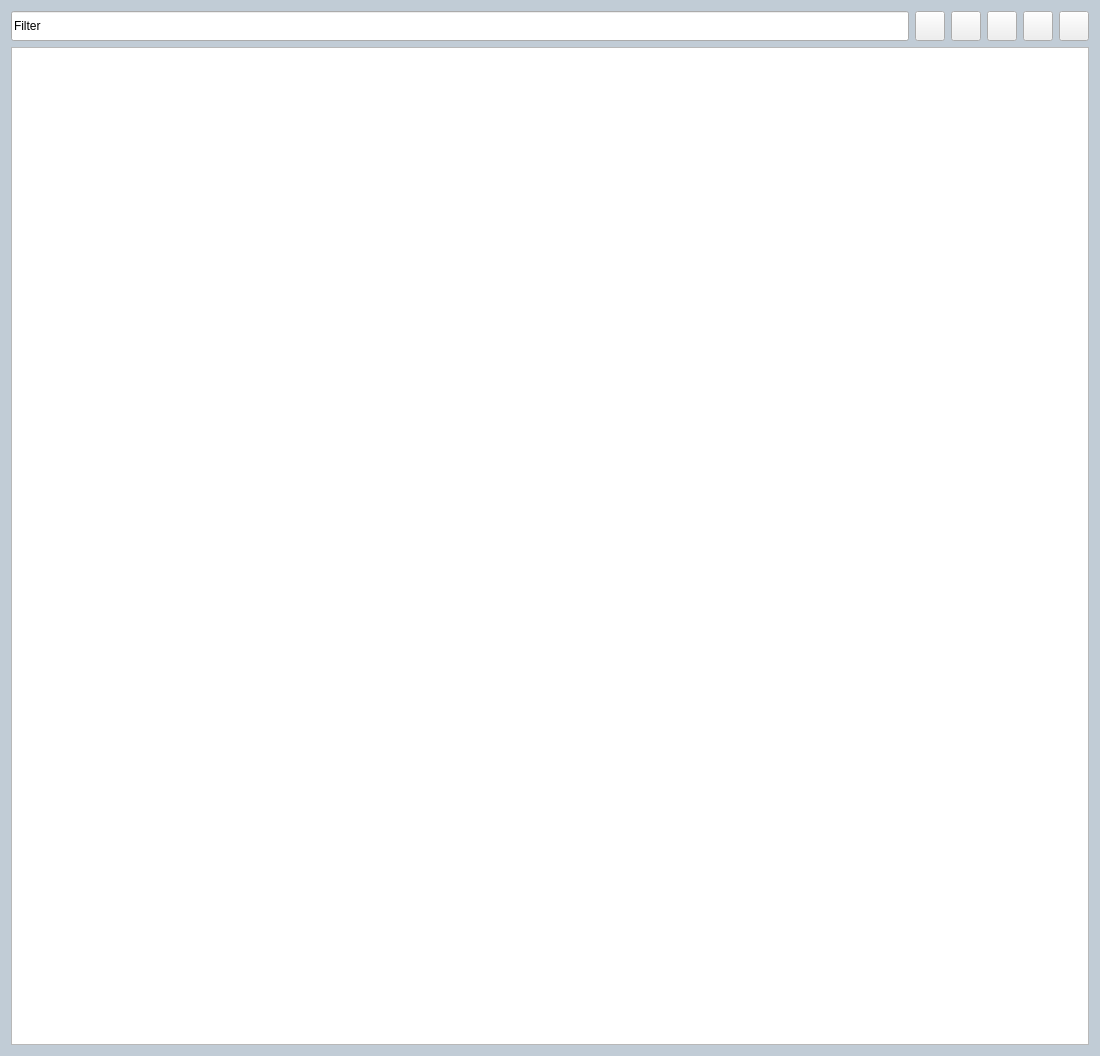
<?xml version="1.0" encoding="UTF-8"?>
<ui version="4.0">
 <class>SettingPageModel</class>
 <widget class="QWidget" name="SettingPageModel">
  <property name="geometry">
   <rect>
    <x>0</x>
    <y>0</y>
    <width>1100</width>
    <height>1056</height>
   </rect>
  </property>
  <property name="minimumSize">
   <size>
    <width>0</width>
    <height>0</height>
   </size>
  </property>
  <property name="windowTitle">
   <string>Form</string>
  </property>
  <property name="styleSheet">
   <string notr="true">QWidget#SettingPageModel{background-color:#C1CCD6;}</string>
  </property>
  <layout class="QVBoxLayout" name="verticalLayout">
   <item>
    <layout class="QHBoxLayout" name="horizontalLayout">
     <item>
      <widget class="QLineEdit" name="editFilter">
       <property name="minimumSize">
        <size>
         <width>0</width>
         <height>30</height>
        </size>
       </property>
       <property name="maximumSize">
        <size>
         <width>16777215</width>
         <height>30</height>
        </size>
       </property>
       <property name="inputMask">
        <string>Filter</string>
       </property>
      </widget>
     </item>
     <item>
      <widget class="QPushButton" name="btnAdd">
       <property name="minimumSize">
        <size>
         <width>30</width>
         <height>30</height>
        </size>
       </property>
       <property name="maximumSize">
        <size>
         <width>30</width>
         <height>30</height>
        </size>
       </property>
       <property name="text">
        <string/>
       </property>
       <property name="icon">
        <iconset resource="../../res.qrc">
         <normaloff>:/icons/add</normaloff>:/icons/add</iconset>
       </property>
       <property name="iconSize">
        <size>
         <width>20</width>
         <height>20</height>
        </size>
       </property>
      </widget>
     </item>
     <item>
      <widget class="QPushButton" name="btnDel">
       <property name="minimumSize">
        <size>
         <width>30</width>
         <height>30</height>
        </size>
       </property>
       <property name="maximumSize">
        <size>
         <width>30</width>
         <height>30</height>
        </size>
       </property>
       <property name="text">
        <string/>
       </property>
       <property name="icon">
        <iconset>
         <normalon>:/icons/del</normalon>
        </iconset>
       </property>
       <property name="iconSize">
        <size>
         <width>20</width>
         <height>20</height>
        </size>
       </property>
      </widget>
     </item>
     <item>
      <widget class="QPushButton" name="btnSetting">
       <property name="minimumSize">
        <size>
         <width>30</width>
         <height>30</height>
        </size>
       </property>
       <property name="maximumSize">
        <size>
         <width>30</width>
         <height>30</height>
        </size>
       </property>
       <property name="text">
        <string/>
       </property>
       <property name="icon">
        <iconset>
         <normalon>:/icons/settings</normalon>
        </iconset>
       </property>
       <property name="iconSize">
        <size>
         <width>20</width>
         <height>20</height>
        </size>
       </property>
      </widget>
     </item>
     <item>
      <widget class="QPushButton" name="btnSave">
       <property name="minimumSize">
        <size>
         <width>30</width>
         <height>30</height>
        </size>
       </property>
       <property name="maximumSize">
        <size>
         <width>30</width>
         <height>30</height>
        </size>
       </property>
       <property name="text">
        <string/>
       </property>
       <property name="icon">
        <iconset>
         <normalon>:/icons/save</normalon>
        </iconset>
       </property>
       <property name="iconSize">
        <size>
         <width>20</width>
         <height>20</height>
        </size>
       </property>
      </widget>
     </item>
     <item>
      <widget class="QPushButton" name="btnImport">
       <property name="minimumSize">
        <size>
         <width>30</width>
         <height>30</height>
        </size>
       </property>
       <property name="maximumSize">
        <size>
         <width>30</width>
         <height>30</height>
        </size>
       </property>
       <property name="text">
        <string/>
       </property>
       <property name="icon">
        <iconset>
         <normalon>:/icons/import</normalon>
        </iconset>
       </property>
       <property name="iconSize">
        <size>
         <width>20</width>
         <height>20</height>
        </size>
       </property>
      </widget>
     </item>
    </layout>
   </item>
   <item>
    <widget class="QTableView" name="tbviewModel">
     <property name="minimumSize">
      <size>
       <width>10</width>
       <height>10</height>
      </size>
     </property>
     <property name="autoFillBackground">
      <bool>true</bool>
     </property>
     <property name="verticalScrollBarPolicy">
      <enum>Qt::ScrollBarPolicy::ScrollBarAlwaysOff</enum>
     </property>
     <property name="horizontalScrollBarPolicy">
      <enum>Qt::ScrollBarPolicy::ScrollBarAlwaysOff</enum>
     </property>
     <property name="sizeAdjustPolicy">
      <enum>QAbstractScrollArea::SizeAdjustPolicy::AdjustToContents</enum>
     </property>
     <property name="autoScroll">
      <bool>true</bool>
     </property>
     <property name="autoScrollMargin">
      <number>0</number>
     </property>
    </widget>
   </item>
  </layout>
 </widget>
 <resources>
  <include location="../../res.qrc"/>
 </resources>
 <connections/>
</ui>
